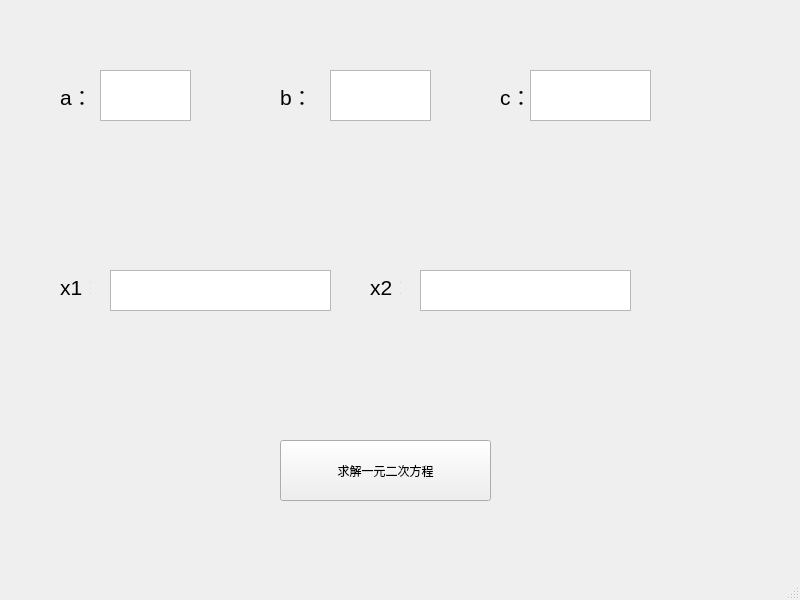
<?xml version="1.0" encoding="UTF-8"?>
<ui version="4.0">
 <class>MainWindow</class>
 <widget class="QMainWindow" name="MainWindow">
  <property name="geometry">
   <rect>
    <x>0</x>
    <y>0</y>
    <width>800</width>
    <height>600</height>
   </rect>
  </property>
  <property name="windowTitle">
   <string>MainWindow</string>
  </property>
  <widget class="QWidget" name="centralwidget">
   <widget class="QPushButton" name="get_ans">
    <property name="geometry">
     <rect>
      <x>280</x>
      <y>440</y>
      <width>211</width>
      <height>61</height>
     </rect>
    </property>
    <property name="text">
     <string>求解一元二次方程</string>
    </property>
   </widget>
   <widget class="QTextEdit" name="param_a">
    <property name="geometry">
     <rect>
      <x>100</x>
      <y>70</y>
      <width>91</width>
      <height>51</height>
     </rect>
    </property>
   </widget>
   <widget class="QTextEdit" name="param_b">
    <property name="geometry">
     <rect>
      <x>330</x>
      <y>70</y>
      <width>101</width>
      <height>51</height>
     </rect>
    </property>
   </widget>
   <widget class="QTextEdit" name="param_c">
    <property name="geometry">
     <rect>
      <x>530</x>
      <y>70</y>
      <width>121</width>
      <height>51</height>
     </rect>
    </property>
   </widget>
   <widget class="QTextEdit" name="ans_1">
    <property name="geometry">
     <rect>
      <x>110</x>
      <y>270</y>
      <width>221</width>
      <height>41</height>
     </rect>
    </property>
   </widget>
   <widget class="QTextEdit" name="ans_2">
    <property name="geometry">
     <rect>
      <x>420</x>
      <y>270</y>
      <width>211</width>
      <height>41</height>
     </rect>
    </property>
   </widget>
   <widget class="QLabel" name="label_2">
    <property name="geometry">
     <rect>
      <x>60</x>
      <y>80</y>
      <width>31</width>
      <height>31</height>
     </rect>
    </property>
    <property name="text">
     <string>&lt;html&gt;&lt;head/&gt;&lt;body&gt;&lt;p&gt;&lt;span style=&quot; font-size:16pt;&quot;&gt;a：&lt;/span&gt;&lt;/p&gt;&lt;/body&gt;&lt;/html&gt;</string>
    </property>
   </widget>
   <widget class="QLabel" name="label_4">
    <property name="geometry">
     <rect>
      <x>280</x>
      <y>80</y>
      <width>31</width>
      <height>31</height>
     </rect>
    </property>
    <property name="text">
     <string>&lt;html&gt;&lt;head/&gt;&lt;body&gt;&lt;p&gt;&lt;span style=&quot; font-size:16pt;&quot;&gt;b：&lt;/span&gt;&lt;/p&gt;&lt;/body&gt;&lt;/html&gt;</string>
    </property>
   </widget>
   <widget class="QLabel" name="label_3">
    <property name="geometry">
     <rect>
      <x>500</x>
      <y>80</y>
      <width>31</width>
      <height>31</height>
     </rect>
    </property>
    <property name="text">
     <string>&lt;html&gt;&lt;head/&gt;&lt;body&gt;&lt;p&gt;&lt;span style=&quot; font-size:16pt;&quot;&gt;c：&lt;/span&gt;&lt;/p&gt;&lt;/body&gt;&lt;/html&gt;</string>
    </property>
   </widget>
   <widget class="QLabel" name="label_5">
    <property name="geometry">
     <rect>
      <x>60</x>
      <y>270</y>
      <width>31</width>
      <height>31</height>
     </rect>
    </property>
    <property name="text">
     <string>&lt;html&gt;&lt;head/&gt;&lt;body&gt;&lt;p&gt;&lt;span style=&quot; font-size:16pt;&quot;&gt;x1：&lt;/span&gt;&lt;/p&gt;&lt;/body&gt;&lt;/html&gt;</string>
    </property>
   </widget>
   <widget class="QLabel" name="label_6">
    <property name="geometry">
     <rect>
      <x>370</x>
      <y>270</y>
      <width>31</width>
      <height>31</height>
     </rect>
    </property>
    <property name="text">
     <string>&lt;html&gt;&lt;head/&gt;&lt;body&gt;&lt;p&gt;&lt;span style=&quot; font-size:16pt;&quot;&gt;x2：&lt;/span&gt;&lt;/p&gt;&lt;/body&gt;&lt;/html&gt;</string>
    </property>
   </widget>
  </widget>
  <widget class="QMenuBar" name="menubar">
   <property name="geometry">
    <rect>
     <x>0</x>
     <y>0</y>
     <width>800</width>
     <height>23</height>
    </rect>
   </property>
  </widget>
  <widget class="QStatusBar" name="statusbar"/>
 </widget>
 <resources/>
 <connections/>
</ui>
